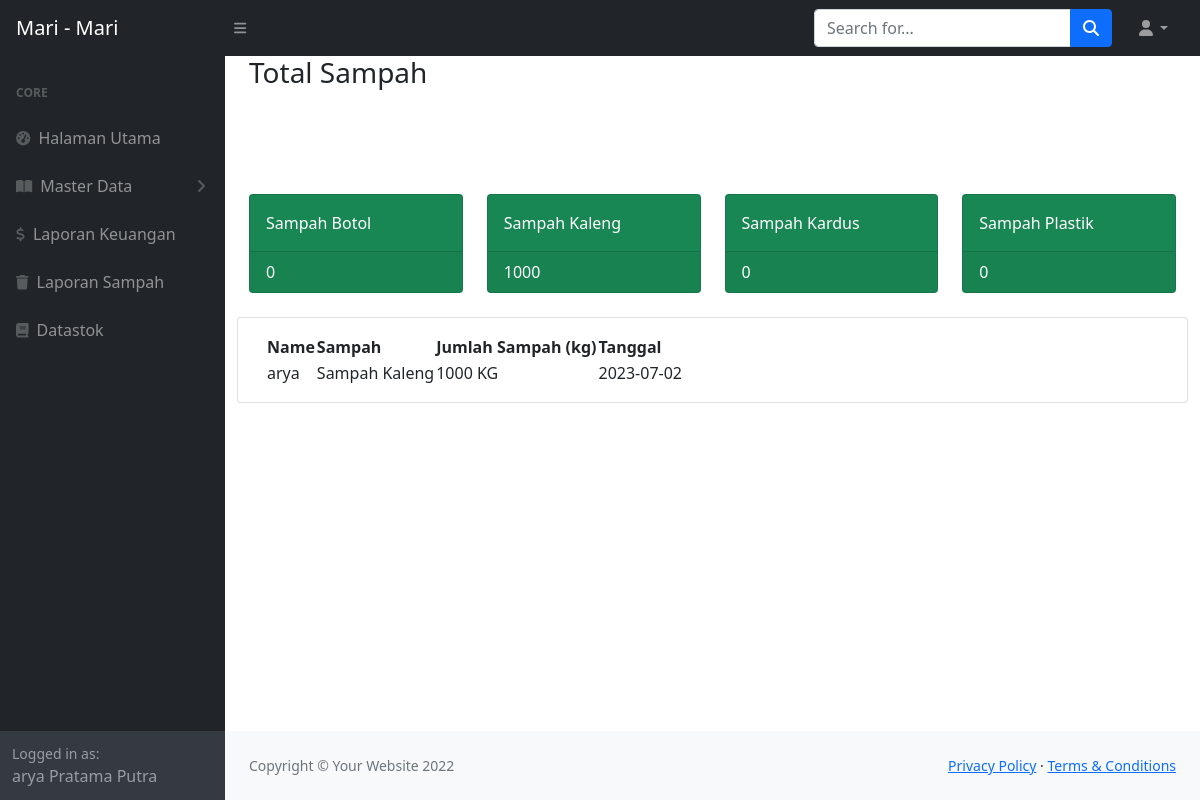
The page /petugas/totalsampah.php (signed in) on the database its author committed.
### tables this page shows
CREATE TABLE `tb_user` (
  `id_user` varchar(100) NOT NULL,
  `nama` varchar(100) NOT NULL,
  `alamat` varchar(100) NOT NULL,
  `email` varchar(100) NOT NULL,
  `jenis_kelamin` varchar(100) NOT NULL,
  `no_telepon` varchar(100) NOT NULL,
  `password` varchar(100) NOT NULL,
  `hak_akses` varchar(100) NOT NULL
);

CREATE TABLE `tb_sampah` (
  `id_sampah` varchar(100) NOT NULL,
  `nama` varchar(100) NOT NULL,
  `jumlah_poin_per_kg` varchar(100) NOT NULL
);

### petugas/sesipetugas.php (called while the page is built, shortened)
<?php
        include '../Action_front/koneksi.php';
        $id = $_SESSION['sesipetugas'];
        $selectuser = mysqli_query($koneksi,"SELECT * FROM `tb_user` WHERE `id_user` = '$id'");
        $arrayselector = mysqli_fetch_array($selectuser);
?>

### petugas/totalsampah.php (the view, shortened to what this page needs)
<?php
            include 'view/header.php';
            include 'view/sidebar.php';
?>
            <div id="layoutSidenav_content">
            <div class="container-fluid px-4">
                <main>
                <h3>Total Sampah</h3>
                <br>
                <br>
                <br>
                <br>
                <div class="row">
                           <?php
                                $qselectdata = mysqli_query($koneksi,"SELECT * FROM tb_sampah");
                                while ($data = mysqli_fetch_array($qselectdata)) {
                                    ?>
                                    <div class="col-xl-3 col-md-6">
                                            <div class="card bg-success text-white mb-4">
                                                <div class="card-body"><?php  echo $data['nama'];   ?></div>
                                                <div class="card-footer d-flex align-items-center justify-content-between">
                                                    <?php
                                                    $selectsampahuser= mysqli_query($koneksi,"SELECT * From tb_sampah_user WHERE id_sampah ='$data[id_sampah]'");
                                                    $total = 0;
                                                    while ( $datasampah = mysqli_fetch_array($selectsampahuser)) {
                                                        $total = $datasampah['jumlah_sampah']+$total ;
                                                    }
                                                    echo $total;
                                                    ?>
                                                </div>
                                            </div>
                                        </div>
                                    <?php
                                }
                            ?>
                           <div class="card mb-4">
                    <div class="card-body">
                                <table id="datatablesSimple">
                                    <thead>
                                        <tr>
                                            <th>Name</th>
                                            <th>Sampah</th>
                                            <th>Jumlah Sampah (kg)</th>
                                            <th>Tanggal</th>
                                        </tr>
                                    </thead>
                                    <tbody>
                                    <?php
                                            $selectdata = mysqli_query($koneksi,"SELECT tb_user.nama as nama_user, tb_sampah.nama , tb_rekap_sampah.jumlah_Kg,tb_rekap_sampah.tanggal_masuk FROM tb_rekap_sampah inner join tb_user on tb_rekap_sampah.id_user = tb_user.id_user inner join tb_sampah on tb_rekap_sampah.id_sampah = tb_sampah.id_sampah");
                                            while ($data = mysqli_fetch_array($selectdata)) {
                                                ?>
                                        <tr>
                                            <td><?php echo $data['nama_user'] ?></td>
                                            <td><?php echo $data['nama'] ?></td>
                                            <td><?php echo $data['jumlah_Kg']." "."KG" ?> </td>
                                            <td><?php echo $data['tanggal_masuk'] ?> </td>
                                        </tr>
                                    <?php
                                            }
                                    ?>
                                    </tbody>
                                    </table>
            </main>
</div>
    </body>
</html>
<?php
    include 'view/footer.php';
?>

### petugas/view/sidebar.php (shortened to what this page needs)
<div id="layoutSidenav">
            <div id="layoutSidenav_nav">
                <nav class="sb-sidenav accordion sb-sidenav-dark" id="sidenavAccordion">
                    <div class="sb-sidenav-menu">
                        <div class="nav">
                            <div class="sb-sidenav-menu-heading">Core</div>
                            <a class="nav-link" href="index.php">
                                <div class="sb-nav-link-icon"><i class="fas fa-tachometer-alt"></i></div>
                                Halaman Utama
                            </a>
                            <a class="nav-link collapsed" href="#" data-bs-toggle="collapse" data-bs-target="#collapsePages" aria-expanded="false" aria-controls="collapsePages">
                                <div class="sb-nav-link-icon"><i class="fas fa-book-open"></i></div>
                                Master Data
                                <div class="sb-sidenav-collapse-arrow"><i class="fas fa-angle-down"></i></div>
                            </a>
                            <a class="nav-link" href="keuangan.php">
                                <div class="sb-nav-link-icon"><i class="fas fa-dollar"></i></div>
                                Laporan Keuangan
                            </a>
                            <a class="nav-link" href="totalsampah.php">
                                <div class="sb-nav-link-icon"><i class="fas fa-trash"></i></div>
                                Laporan Sampah
                            </a>
                            <a class="nav-link" href="datastok.php">
                                <div class="sb-nav-link-icon"><i class="fas fa-book"></i></div>
                                Datastok
                            </a>
                        </div>
                    </div>
                    <div class="sb-sidenav-footer">
                        <div class="small">Logged in as:</div>
                        <?php
                        echo $arrayselector['nama'];
            ?>
                    </div>
                </nav>
            </div>

### rows shown on the page
tb_user: nama "arya Pratama Putra"
tb_sampah: nama "Sampah Botol", total "0"
tb_sampah: nama "Sampah Kaleng", total "1000"
tb_sampah: nama "Sampah Kardus", total "0"
tb_sampah: nama "Sampah Plastik", total "0"

### other values the page prints
$data['nama_user'] "arya"
$data['nama'] "Sampah Kaleng"
$data['jumlah_Kg'] "1000"
$data['tanggal_masuk'] "2023-07-02"
